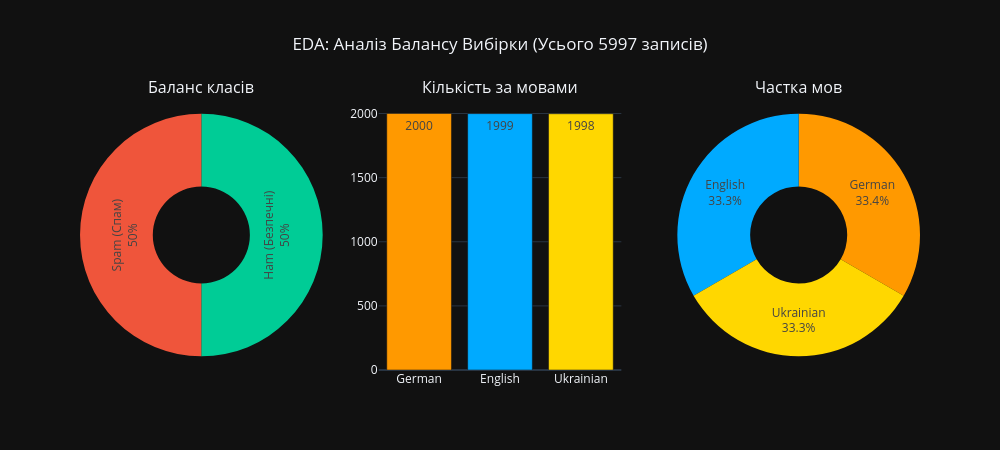

The notebook cell saved with this chart:
### Markdown cell above
**5. Візуалізувати розподіл повідомлень:**

### Code cell
print("📊 Аналіз розподілу класів та мов...")

fig = make_subplots(
    rows=1, cols=3, 
    specs=[[{"type": "domain"}, {"type": "xy"}, {"type": "domain"}]], 
    subplot_titles=("Баланс класів", "Кількість за мовами", "Частка мов")
)

class_counts = df_global['label_text'].value_counts()
lang_counts = df_global['language'].value_counts()

fig.add_trace(go.Pie(
    labels=class_counts.index, 
    values=class_counts.values, 
    hole=0.4, 
    marker=dict(colors=[COLOR_HAM if 'Ham' in label else COLOR_SPAM for label in class_counts.index]),
    textinfo='label+percent',
    hovertemplate="<b>%{label}</b><br>Кількість: %{value} шт.<br>Частка: %{percent:.2%}<extra></extra>"
), row=1, col=1)

fig.add_trace(go.Bar(
    x=lang_counts.index, 
    y=lang_counts.values, 
    marker_color=[COLOR_LANGS.get(lang, '#888') for lang in lang_counts.index],
    text=lang_counts.values,
    textposition='auto',
    hovertemplate="<b>%{x}</b><br>Кількість: %{y} шт.<extra></extra>"
), row=1, col=2)

fig.add_trace(go.Pie(
    labels=lang_counts.index, 
    values=lang_counts.values, 
    hole=0.4, 
    marker=dict(colors=[COLOR_LANGS.get(lang, '#888') for lang in lang_counts.index]),
    textinfo='label+percent',
    hovertemplate="<b>%{label}</b><br>Кількість: %{value} шт.<br>Частка: %{percent:.2%}<extra></extra>"
), row=1, col=3)

fig.update_layout(
    template=PLOT_TEMPLATE, 
    height=450,
    width=1000,
    title_text=f"EDA: Аналіз Балансу Вибірки (Усього {len(df_global)} записів)", 
    title_x=0.5,
    showlegend=False
)

print("\nКрасивий Вивід:")
fig.show()

print("Технічний Вивід:")
print(f" ▶ Спам повідомлень:     {class_counts.get(TARGET_CLASSES[1], 0)} шт.")
print(f" ▶ Безпечних листів:     {class_counts.get(TARGET_CLASSES[0], 0)} шт.")
for lang, count in lang_counts.items():
    print(f" ▶ Мова {lang}:   {' '*(12-len(lang))} {count} шт.")

### Figure 1 — Plotly figure (JSON) as saved in the notebook; plotly's stock layout.template omitted (floating-point values rounded to 4 significant figures)
{"data": [{"domain": {"x": [0, 0.2889], "y": [0, 1]}, "hole": 0.4, "hovertemplate": "<b>%{label}</b><br>Кількість: %{value} шт.<br>Частка: %{percent:.2%}<extra></extra>", "labels": ["Ham (Безпечні)", "Spam (Спам)"], "marker": {"colors": ["#00cc96", "#ef553b"]}, "textinfo": "label+percent", "type": "pie", "values": [2999, 2998]}, {"hovertemplate": "<b>%{x}</b><br>Кількість: %{y} шт.<extra></extra>", "marker": {"color": ["#ff9900", "#00aaff", "#ffd700"]}, "text": [2000.0, 1999.0, 1998.0], "textposition": "auto", "type": "bar", "x": ["German", "English", "Ukrainian"], "xaxis": "x", "y": [2000, 1999, 1998], "yaxis": "y"}, {"domain": {"x": [0.7111, 1], "y": [0, 1]}, "hole": 0.4, "hovertemplate": "<b>%{label}</b><br>Кількість: %{value} шт.<br>Частка: %{percent:.2%}<extra></extra>", "labels": ["German", "English", "Ukrainian"], "marker": {"colors": ["#ff9900", "#00aaff", "#ffd700"]}, "textinfo": "label+percent", "type": "pie", "values": [2000, 1999, 1998]}], "layout": {"annotations": [{"font": {"size": 16}, "showarrow": false, "text": "Баланс класів", "x": 0.1444, "xanchor": "center", "xref": "paper", "y": 1, "yanchor": "bottom", "yref": "paper"}, {"font": {"size": 16}, "showarrow": false, "text": "Кількість за мовами", "x": 0.5, "xanchor": "center", "xref": "paper", "y": 1, "yanchor": "bottom", "yref": "paper"}, {"font": {"size": 16}, "showarrow": false, "text": "Частка мов", "x": 0.8556, "xanchor": "center", "xref": "paper", "y": 1, "yanchor": "bottom", "yref": "paper"}], "height": 450, "showlegend": false, "title": {"text": "EDA: Аналіз Балансу Вибірки (Усього 5997 записів)", "x": 0.5}, "width": 1000, "xaxis": {"anchor": "y", "domain": [0.3556, 0.6444]}, "yaxis": {"anchor": "x", "domain": [0, 1]}}}
